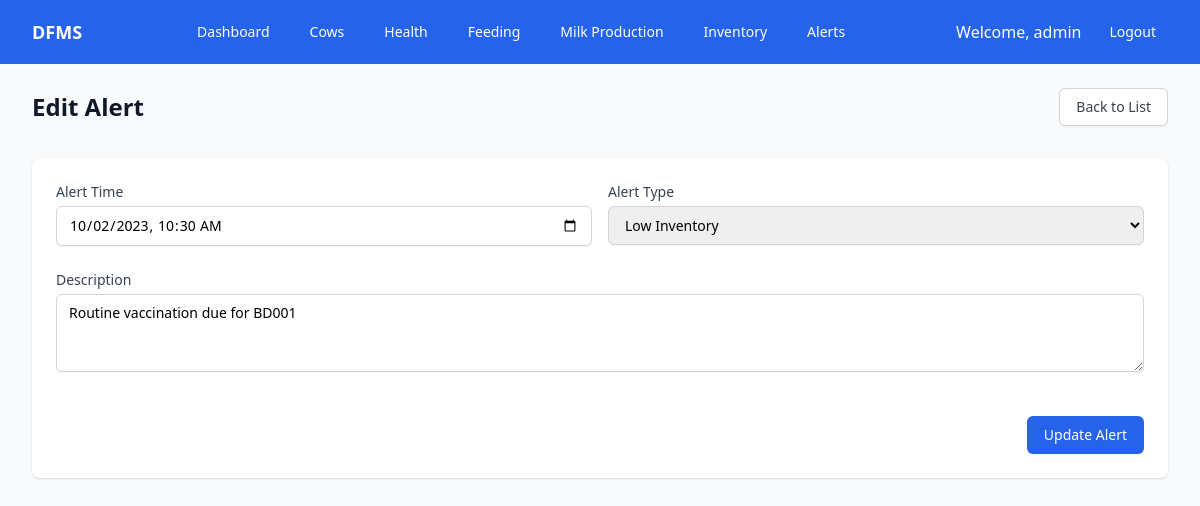
Screenshot of /modules/alerts/edit.php?id=2 (signed in) with the database file from the repository.
### tables this page shows
CREATE TABLE alerts (
    alert_id INT AUTO_INCREMENT PRIMARY KEY,
    alert_time DATETIME NOT NULL,
    alert_type VARCHAR(50),
    description TEXT
);

### modules/alerts/edit.php (the view, shortened to what this page needs)
<?php
$alert_id = isset($_GET['id']) ? $_GET['id'] : null;
if ($alert_id) {
    try {
        $conn = getDBConnection();
        $stmt = $conn->prepare("SELECT * FROM alerts WHERE alert_id = ?");
        $stmt->execute([$alert_id]);
        $alert = $stmt->fetch(PDO::FETCH_ASSOC);
    } catch (PDOException $e) {
        $error_message = "Database error: " . $e->getMessage();
    }
}
require_once '../../includes/header.php';
?>
<div class="py-6">
    <div class="max-w-7xl mx-auto px-4 sm:px-6 lg:px-8">
        <div class="sm:flex sm:items-center">
            <div class="sm:flex-auto">
                <h1 class="text-2xl font-semibold text-gray-900">Edit Alert</h1>
            </div>
            <div class="mt-4 sm:mt-0 sm:ml-16 sm:flex-none">
                <a href="index.php" class="inline-flex items-center px-4 py-2 border border-gray-300 rounded-md shadow-sm text-sm font-medium text-gray-700 bg-white hover:bg-gray-50">
                    Back to List
                </a>
            </div>
        </div>
        <?php if ($alert): ?>
            <div class="mt-8 bg-white shadow rounded-lg">
                <form method="POST" action="" class="space-y-6 p-6">
                    <div class="grid grid-cols-1 gap-y-6 gap-x-4 sm:grid-cols-2">
                        <div>
                            <label for="alert_time" class="block text-sm font-medium text-gray-700">Alert Time</label>
                            <input type="datetime-local" id="alert_time" name="alert_time"
                                value="<?php echo date('Y-m-d\TH:i', strtotime($alert['alert_time'])); ?>" required
                                class="mt-1 block w-full border border-gray-300 rounded-md shadow-sm py-2 px-3 focus:outline-none focus:ring-blue-500 focus:border-blue-500 sm:text-sm">
                        </div>
                        <div>
                            <label for="alert_type" class="block text-sm font-medium text-gray-700">Alert Type</label>
                            <select id="alert_type" name="alert_type" required
                                class="mt-1 block w-full border border-gray-300 rounded-md shadow-sm py-2 px-3 focus:outline-none focus:ring-blue-500 focus:border-blue-500 sm:text-sm">
                                <option value="Low Inventory" <?php echo $alert['alert_type'] === 'Low Inventory' ? 'selected' : ''; ?>>Low Inventory</option>
                            </select>
                        </div>
                        <div class="sm:col-span-2">
                            <label for="description" class="block text-sm font-medium text-gray-700">Description</label>
                            <textarea id="description" name="description" rows="3" required
                                class="mt-1 block w-full border border-gray-300 rounded-md shadow-sm py-2 px-3 focus:outline-none focus:ring-blue-500 focus:border-blue-500 sm:text-sm"
                            ><?php echo htmlspecialchars($alert['description']); ?></textarea>
                        </div>
                    </div>
                    <div class="flex justify-end pt-5">
                        <button type="submit"
                            class="ml-3 inline-flex justify-center py-2 px-4 border border-transparent shadow-sm text-sm font-medium rounded-md text-white bg-blue-600 hover:bg-blue-700 focus:outline-none focus:ring-2 focus:ring-offset-2 focus:ring-blue-500">
                            Update Alert
                        </button>
                    </div>
                </form>
            </div>
        <?php endif; ?>
    </div>
</div>

### rows the page displays
alerts: alert_time "10/02/2023 10:30", description "Routine vaccination due for BD001"

### other values shown
$label "Dashboard"
$label "Cows"
$label "Health"
$label "Feeding"
$label "Milk Production"
$label "Inventory"
$label "Alerts"
$_SESSION['username'] "admin"
